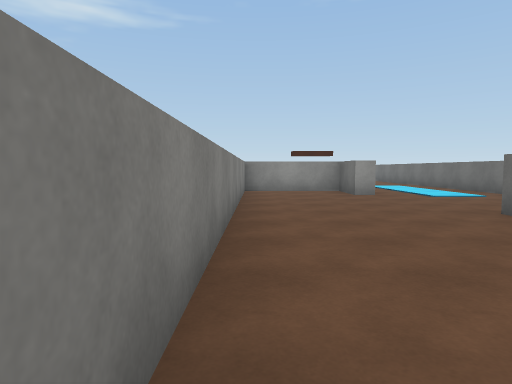
[1] (above)

15 first-person views from a walk through a scene from a Unity 3-D project. The camera is 1.3 m above the floor, tilts 4° down and sees 75° across. Doors are open. The floor is counted in squares, 2 m on a side. Each view is taken from the middle of a square. On the plan, view 1 faces up. The plan holds only what a view shows up to about 10 squares ahead; the rest is blank. Surface patterns are stand-ins for the level's own textures.

[2]
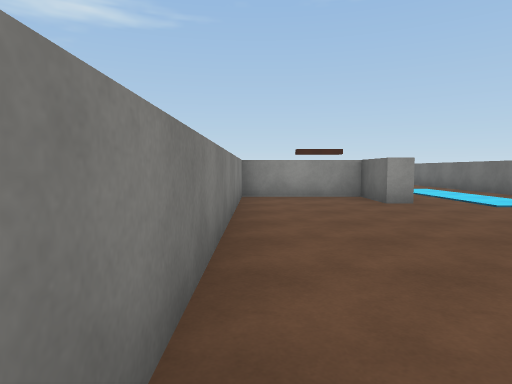

[3]
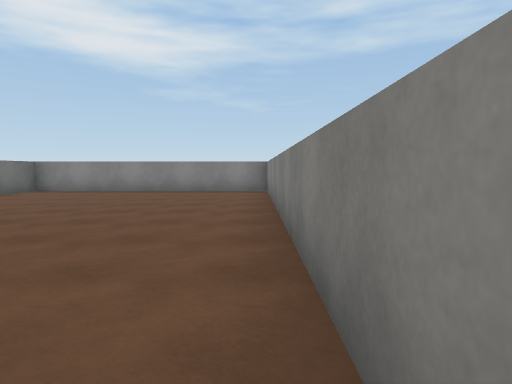

[4]
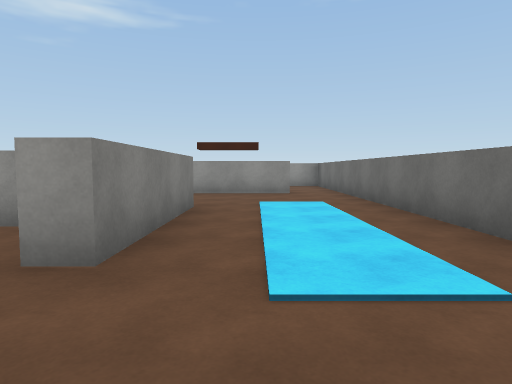

[5]
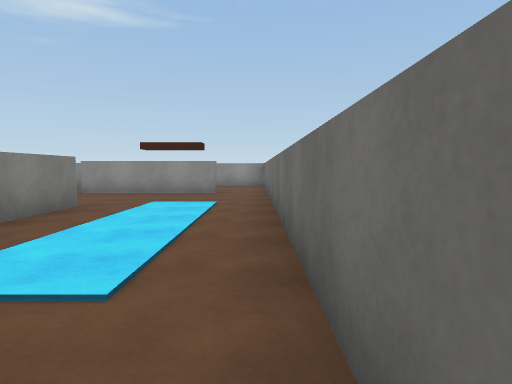

[6]
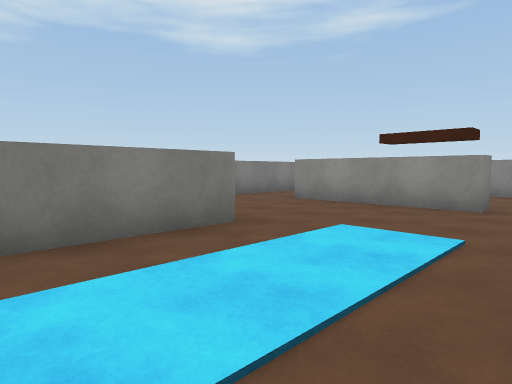

[7]
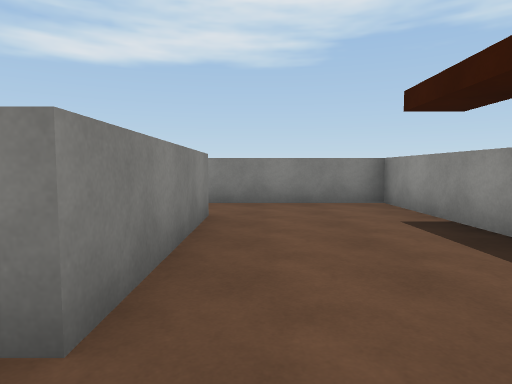

[8]
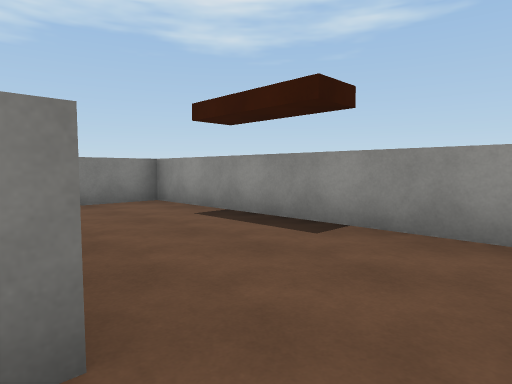

[9]
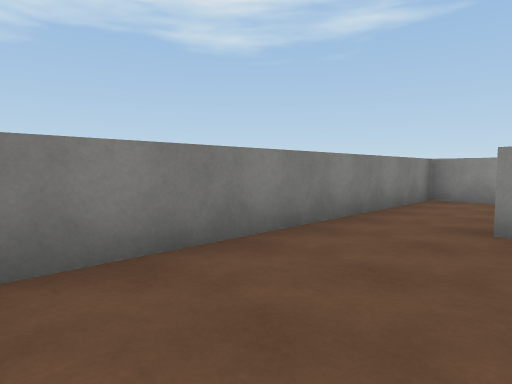

[10]
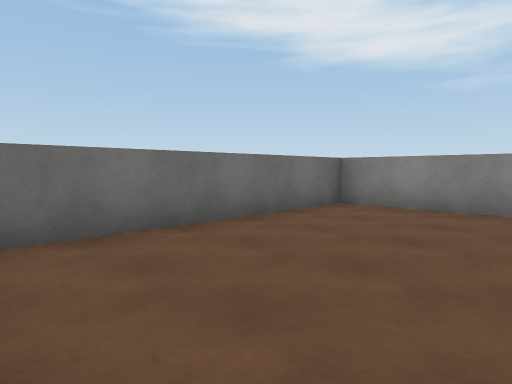

[11]
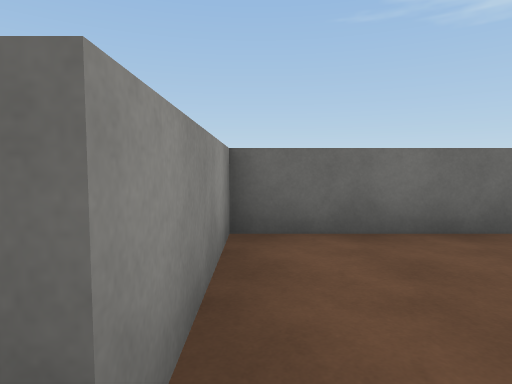

[12]
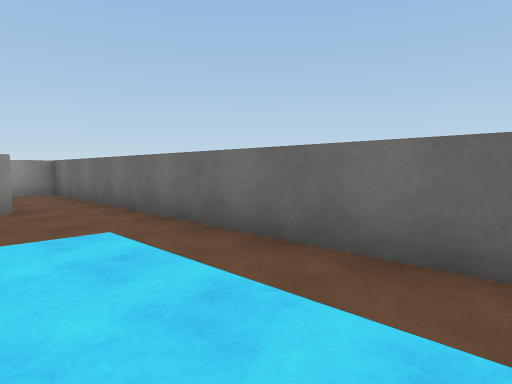

[13]
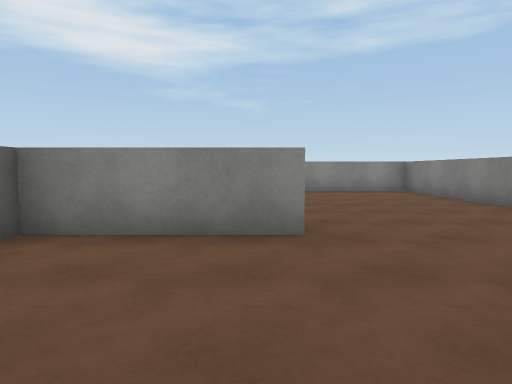

[14]
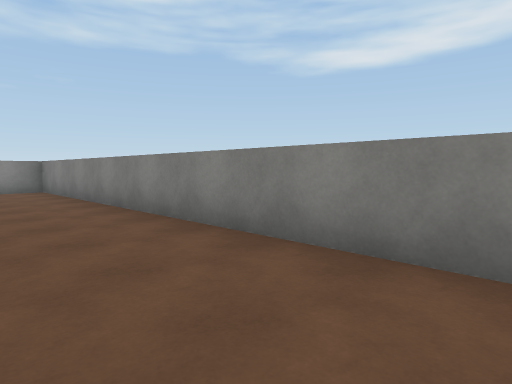

[15]
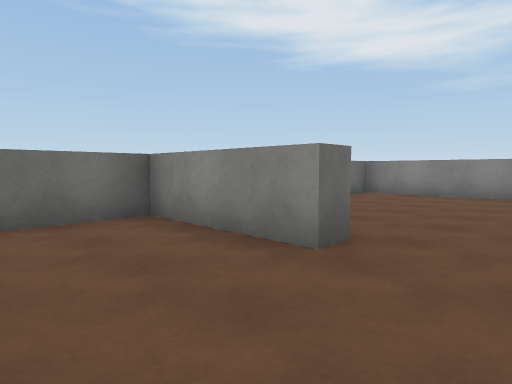

### Floor plan
Points are (right, up) in squares from view 1. A wall is a line through its corners. A room is listed if a view was taken in it or the views show most of it. See-through windows are left out.
Room 1 (views 1, 2, 3, 4, 5, 6, 9, 10, 11, 12, 13, 14, 15)
walls: (2.9, 11.8) (2.9, 8.2) (2.4, 8.2) (2.4, 9.7) (-0.3, 9.7) (-0.3, -1.6) (6.3, -1.6) (6.3, 4.3) (3.5, 4.3) (3.5, 4.8) (6.3, 4.8) (6.3, 14.4); (4.9, 14.8) (1.4, 14.8); (-0.3, 14.5) (-0.3, 11.3)
ways out: opening at (0.5, 15) to room 2; opening at (5.5, 15) to room 2
Room 2 (views 7, 8)
walls: (1.4, 15.3) (4.9, 15.3) (4.9, 14.8); (6.3, 14.4) (6.3, 18.4) (-0.3, 18.4) (-0.3, 14.5)
ways out: opening at (0.5, 15) to room 1; opening at (5.5, 15) to room 1; open door at (3, 18)

Where each view was taken, in squares from view 1:
view 1: 0 up, 0 right, facing up
view 2: 2 up, 0 right, facing up
view 3: 8 up, 0 right, facing down
view 4: 6 up, 4 right, facing up
view 5: 6 up, 6 right, facing up
view 6: 9 up, 6 right, facing up-left
view 7: 16 up, 6 right, facing left
view 8: 15 up, 6 right, facing up-left
view 9: 11 up, 2 right, facing up-left
view 10: 4 up, 3 right, facing down-right
view 11: 4 up, 3 right, facing right
view 12: 9 up, 4 right, facing up-right
view 13: 8 up, 4 right, facing down
view 14: 9 up, 2 right, facing down-left
view 15: 7 up, 2 right, facing down-right
